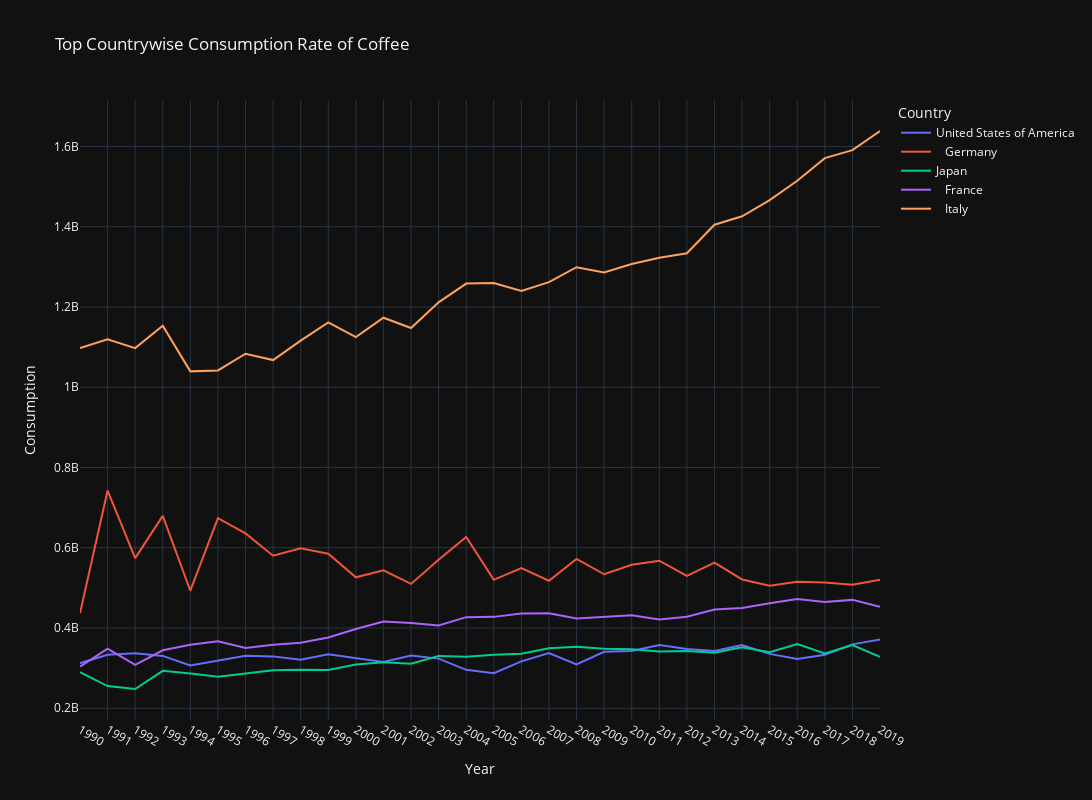

Notebook source saved alongside this figure:
### Code cell
# Top 5 krajów z największą konsumpcją i z największym importem? chyba cos takiego
fig = px.line(top_importer_consumption, x = top_importer_consumption.index, y= top_importer_consumption.columns[0:],labels={
    "Country": "Countries",
    "value": "Consumption"}, title='Top Countrywise Consumption Rate of Coffee',width=1300, height=800)

fig.update_layout(legend_title_text="Country")

fig.show()

### Figure 1 — Plotly figure (JSON) as saved in the notebook; plotly's stock layout.template omitted (floating-point values rounded to 4 significant figures)
{"data": [{"hovertemplate": "variable=United States of America<br>Year=%{x}<br>Consumption=%{y}<extra></extra>", "legendgroup": "United States of America", "line": {"color": "#636efa", "dash": "solid"}, "marker": {"symbol": "circle"}, "mode": "lines", "name": "United States of America", "orientation": "v", "showlegend": true, "x": ["1990", "1991", "1992", "1993", "1994", "1995", "1996", "1997", "1998", "1999", "2000", "2001", "2002", "2003", "2004", "2005", "2006", "2007", "2008", "2009", "2010", "2011", "2012", "2013", "2014", "2015", "2016", "2017", "2018", "2019"], "xaxis": "x", "y": [312300000, 333420000, 336840000, 330420000, 306660000, 318780000, 330720000, 329220000, 321060000, 334680000, 324120000, 315180000, 331560000, 323640000, 295740000, 287220000, 316680000, 337680000, 309120000, 340620000, 342780000, 357720000, 347400000, 342420000, 357240000, 335460000, 322500000, 333000000, 359160000, 371520000], "yaxis": "y", "type": "scatter"}, {"hovertemplate": "variable=   Germany<br>Year=%{x}<br>Consumption=%{y}<extra></extra>", "legendgroup": "   Germany", "line": {"color": "#EF553B", "dash": "solid"}, "marker": {"symbol": "circle"}, "mode": "lines", "name": "   Germany", "orientation": "v", "showlegend": true, "x": ["1990", "1991", "1992", "1993", "1994", "1995", "1996", "1997", "1998", "1999", "2000", "2001", "2002", "2003", "2004", "2005", "2006", "2007", "2008", "2009", "2010", "2011", "2012", "2013", "2014", "2015", "2016", "2017", "2018", "2019"], "xaxis": "x", "y": [436740000, 742620000, 574200000, 679500000, 492840000, 673860000, 635640000, 580200000, 598560000, 584880000, 526200000, 543540000, 509880000, 569940000, 626700000, 519900000, 549060000, 517620000, 572100000, 533820000, 557520000, 567600000, 529800000, 562680000, 520920000, 505260000, 514980000, 513300000, 507660000, 520200000], "yaxis": "y", "type": "scatter"}, {"hovertemplate": "variable=Japan<br>Year=%{x}<br>Consumption=%{y}<extra></extra>", "legendgroup": "Japan", "line": {"color": "#00cc96", "dash": "solid"}, "marker": {"symbol": "circle"}, "mode": "lines", "name": "Japan", "orientation": "v", "showlegend": true, "x": ["1990", "1991", "1992", "1993", "1994", "1995", "1996", "1997", "1998", "1999", "2000", "2001", "2002", "2003", "2004", "2005", "2006", "2007", "2008", "2009", "2010", "2011", "2012", "2013", "2014", "2015", "2016", "2017", "2018", "2019"], "xaxis": "x", "y": [289920000, 255240000, 247920000, 293280000, 286440000, 278640000, 286560000, 294780000, 296160000, 295140000, 308940000, 314580000, 310920000, 330420000, 328140000, 333120000, 335580000, 349260000, 353520000, 348360000, 346860000, 341340000, 342600000, 338040000, 351660000, 339600000, 359880000, 336600000, 357300000, 328140000], "yaxis": "y", "type": "scatter"}, {"hovertemplate": "variable=   France<br>Year=%{x}<br>Consumption=%{y}<extra></extra>", "legendgroup": "   France", "line": {"color": "#ab63fa", "dash": "solid"}, "marker": {"symbol": "circle"}, "mode": "lines", "name": "   France", "orientation": "v", "showlegend": true, "x": ["1990", "1991", "1992", "1993", "1994", "1995", "1996", "1997", "1998", "1999", "2000", "2001", "2002", "2003", "2004", "2005", "2006", "2007", "2008", "2009", "2010", "2011", "2012", "2013", "2014", "2015", "2016", "2017", "2018", "2019"], "xaxis": "x", "y": [303600000, 348540000, 307920000, 344400000, 358380000, 366960000, 350280000, 358080000, 363120000, 376380000, 397560000, 416160000, 412500000, 406200000, 427020000, 427680000, 436080000, 436920000, 423900000, 427800000, 431520000, 420900000, 427860000, 446100000, 449640000, 461700000, 472320000, 464520000, 470040000, 453060000], "yaxis": "y", "type": "scatter"}, {"hovertemplate": "variable=   Italy<br>Year=%{x}<br>Consumption=%{y}<extra></extra>", "legendgroup": "   Italy", "line": {"color": "#FFA15A", "dash": "solid"}, "marker": {"symbol": "circle"}, "mode": "lines", "name": "   Italy", "orientation": "v", "showlegend": true, "x": ["1990", "1991", "1992", "1993", "1994", "1995", "1996", "1997", "1998", "1999", "2000", "2001", "2002", "2003", "2004", "2005", "2006", "2007", "2008", "2009", "2010", "2011", "2012", "2013", "2014", "2015", "2016", "2017", "2018", "2019"], "xaxis": "x", "y": [1097880000, 1119660000, 1097400000, 1153020000, 1039560000, 1041780000, 1083540000, 1067700000, 1116240000, 1161540000, 1124760000, 1173240000, 1147500000, 1211580000, 1258380000, 1259880000, 1240020000, 1261980000, 1299120000, 1286160000, 1306980000, 1322640000, 1333920000, 1405020000, 1426020000, 1466280000, 1514580000, 1570980000, 1590840000, 1638600000], "yaxis": "y", "type": "scatter"}], "layout": {"xaxis": {"anchor": "y", "domain": [0.0, 1.0], "title": {"text": "Year"}}, "yaxis": {"anchor": "x", "domain": [0.0, 1.0], "title": {"text": "Consumption"}}, "legend": {"title": {"text": "Country"}, "tracegroupgap": 0}, "title": {"text": "Top Countrywise Consumption Rate of Coffee"}, "height": 800, "width": 1300}}
